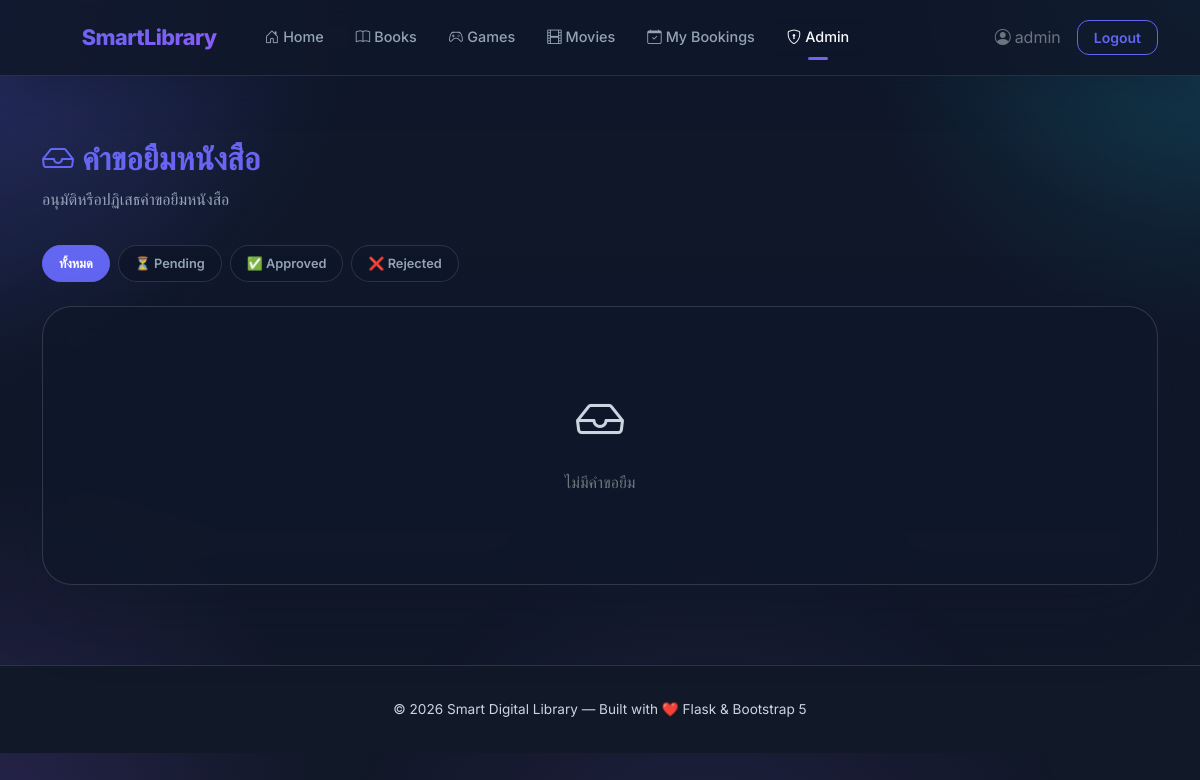
Before: /admin/borrows (signed in) with the older database file.
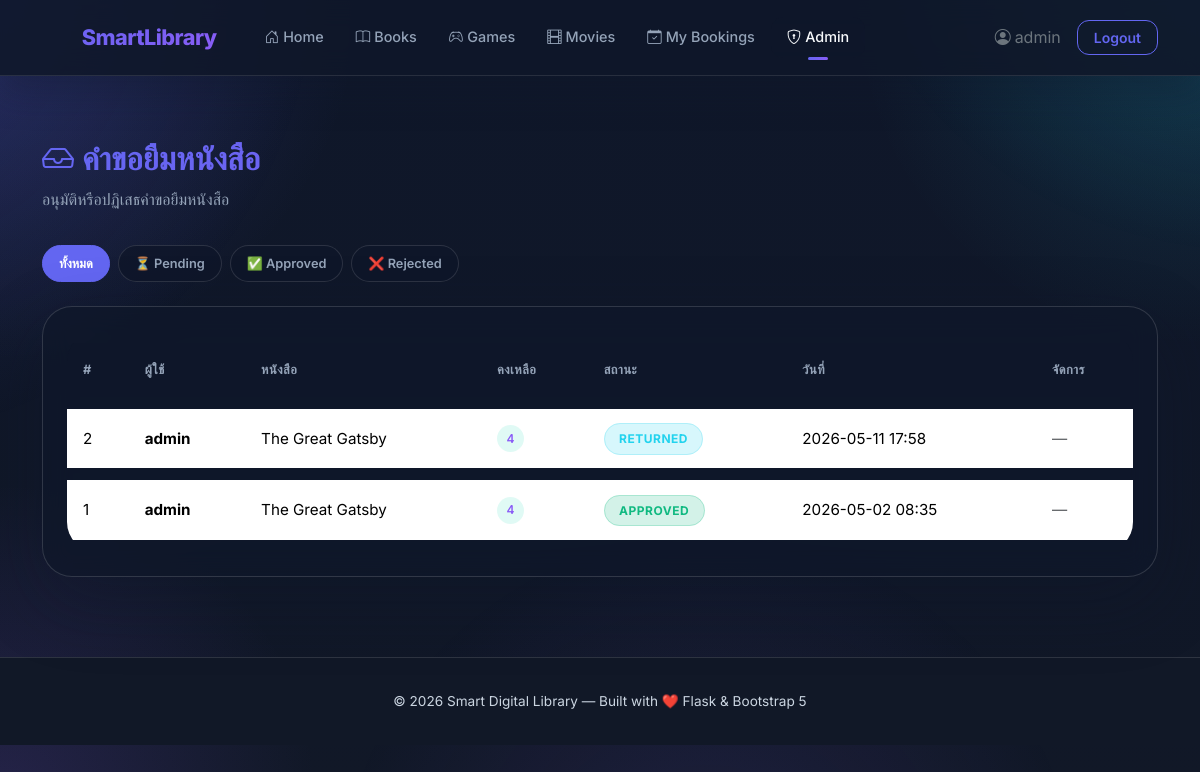
After: the same page with the newer database file.
### tables this page shows
CREATE TABLE borrow_requests (
            id INTEGER PRIMARY KEY AUTOINCREMENT,
            user_id INTEGER NOT NULL,
            book_id INTEGER NOT NULL,
            status TEXT NOT NULL DEFAULT 'pending',
            created_at DATETIME DEFAULT CURRENT_TIMESTAMP,
            updated_at DATETIME DEFAULT CURRENT_TIMESTAMP, borrow_days INTEGER DEFAULT 7, due_date DATETIME, return_requested INTEGER DEFAULT 0, returned_at DATETIME, approved_return INTEGER DEFAULT 0,
            FOREIGN KEY (user_id) REFERENCES users(id),
            FOREIGN KEY (book_id) REFERENCES books(id)
        );

CREATE TABLE users (
            id INTEGER PRIMARY KEY AUTOINCREMENT,
            username TEXT UNIQUE NOT NULL,
            email TEXT UNIQUE NOT NULL,
            password_hash TEXT NOT NULL,
            role TEXT NOT NULL DEFAULT 'user',
            created_at DATETIME DEFAULT CURRENT_TIMESTAMP
        );

CREATE TABLE books (
            id INTEGER PRIMARY KEY AUTOINCREMENT,
            title TEXT NOT NULL,
            author TEXT NOT NULL,
            category TEXT NOT NULL,
            description TEXT,
            cover_image TEXT,
            copies INTEGER NOT NULL DEFAULT 1,
            created_at DATETIME DEFAULT CURRENT_TIMESTAMP
        );

### blueprints/admin.py (the view)
@admin_bp.route('/borrows')
@admin_required
def borrow_requests():
    db = get_db()
    status_filter = request.args.get('status', '')
    query = '''SELECT br.*, u.username, b.title, b.copies FROM borrow_requests br
               JOIN users u ON u.id=br.user_id JOIN books b ON b.id=br.book_id'''
    params = []
    if status_filter:
        query += ' WHERE br.status=?'
        params.append(status_filter)
    query += ' ORDER BY br.created_at DESC'
    requests_list = db.execute(query, params).fetchall()
    return render_template('admin/borrow_requests.html', requests=requests_list, status_filter=status_filter)

### blueprints/admin.py (called while the page is built)
def get_db():
    if 'db' not in g:
        from flask import current_app
        g.db = sqlite3.connect(current_app.config['DATABASE'])
        g.db.row_factory = sqlite3.Row
        g.db.execute("PRAGMA foreign_keys = ON")
    return g.db

def admin_required(f):
    from functools import wraps
    @wraps(f)
    def decorated(*args, **kwargs):
        if 'user_id' not in session or session.get('role') != 'admin':
            flash('คุณไม่มีสิทธิ์เข้าถึง', 'danger')
            return redirect(url_for('auth.login'))
        return f(*args, **kwargs)
    return decorated

### templates/admin/borrow_requests.html (shortened to what this page needs)
{% extends "base.html" %}
{% block content %}
<div class="page-header">
    <h1><i class="bi bi-inbox me-2"></i>คำขอยืมหนังสือ</h1>
    <p>อนุมัติหรือปฏิเสธคำขอยืมหนังสือ</p>
</div>
<div class="filter-pills mb-4" style="justify-content:flex-start;">
    <a href="{{ url_for('admin.borrow_requests') }}" class="filter-pill {% if not status_filter %}active{% endif %}">ทั้งหมด</a>
    <a href="{{ url_for('admin.borrow_requests', status='pending') }}" class="filter-pill {% if status_filter == 'pending' %}active{% endif %}">⏳ Pending</a>
    <a href="{{ url_for('admin.borrow_requests', status='approved') }}" class="filter-pill {% if status_filter == 'approved' %}active{% endif %}">✅ Approved</a>
    <a href="{{ url_for('admin.borrow_requests', status='rejected') }}" class="filter-pill {% if status_filter == 'rejected' %}active{% endif %}">❌ Rejected</a>
</div>
<div class="glass-card">
    {% if requests %}
    <div class="table-responsive">
        <table class="table table-custom mb-0">
            <thead>
                <tr><th>#</th><th>ผู้ใช้</th><th>หนังสือ</th><th>คงเหลือ</th><th>สถานะ</th><th>วันที่</th><th>จัดการ</th></tr>
            </thead>
            <tbody>
            {% for req in requests %}
            <tr>
                <td>{{ req.id }}</td>
                <td><strong>{{ req.username }}</strong></td>
                <td>{{ req.title }}</td>
                <td><span class="copies-badge {% if req.copies > 0 %}copies-available{% else %}copies-unavailable{% endif %}">{{ req.copies }}</span></td>
                <td><span class="badge-status badge-{{ req.status }}">{{ req.status }}</span></td>
                <td>{{ req.created_at[:16] }}</td>
                <td>
                    {% if req.status == 'pending' %}
                    <form method="POST" action="{{ url_for('admin.approve_borrow', req_id=req.id) }}" class="d-inline">
                        <button type="submit" class="btn btn-secondary-custom btn-sm-custom me-1" title="อนุมัติ"><i class="bi bi-check-lg"></i></button>
                    </form>
                    <form method="POST" action="{{ url_for('admin.reject_borrow', req_id=req.id) }}" class="d-inline">
                        <button type="submit" class="btn btn-danger-custom btn-sm-custom" title="ปฏิเสธ"><i class="bi bi-x-lg"></i></button>
                    </form>
                    {% else %}
                    <span class="text-muted">—</span>
                    {% endif %}
                </td>
            </tr>
            {% endfor %}
            </tbody>
        </table>
    </div>
    {% else %}
    <div class="text-center py-5">
        <i class="bi bi-inbox" style="font-size:3rem;color:var(--text-muted);"></i>
        <p class="text-secondary mt-2">ไม่มีคำขอยืม</p>
    </div>
    {% endif %}
</div>
{% endblock %}

### templates/base.html (shortened to what this page needs)
<!DOCTYPE html>
<html lang="th">
<head>
    <link href="https://cdn.jsdelivr.net/npm/bootstrap@5.3.3/dist/css/bootstrap.min.css" rel="stylesheet">
    <link href="https://cdn.jsdelivr.net/npm/bootstrap-icons@1.11.3/font/bootstrap-icons.css" rel="stylesheet">
    <link href="{{ url_for('static', filename='css/style.css') }}" rel="stylesheet">
</head>
<body>
    <nav class="navbar navbar-expand-lg navbar-custom sticky-top">
        <div class="container">
            <a class="navbar-brand" href="{{ url_for('main.index') }}">
                <span class="brand-icon">📚</span> SmartLibrary
            </a>
            <div class="collapse navbar-collapse" id="navMain">
                <ul class="navbar-nav me-auto mb-2 mb-lg-0 ms-lg-3">
                    <li class="nav-item"><a class="nav-link {% if request.endpoint == 'index' %}active{% endif %}" href="{{ url_for('main.index') }}"><i class="bi bi-house-door me-1"></i>Home</a></li>
                    <li class="nav-item"><a class="nav-link {% if request.endpoint and 'books' in request.endpoint %}active{% endif %}" href="{{ url_for('books.list_books') }}"><i class="bi bi-book me-1"></i>Books</a></li>
                    <li class="nav-item"><a class="nav-link {% if request.endpoint and 'games' in request.endpoint %}active{% endif %}" href="{{ url_for('games.list_games') }}"><i class="bi bi-controller me-1"></i>Games</a></li>
                    <li class="nav-item"><a class="nav-link {% if request.endpoint and 'movies' in request.endpoint %}active{% endif %}" href="{{ url_for('movies.list_movies') }}"><i class="bi bi-film me-1"></i>Movies</a></li>
                    {% if current_user.is_authenticated %}
                    <li class="nav-item"><a class="nav-link {% if request.endpoint == 'my_bookings' %}active{% endif %}" href="{{ url_for('my_bookings') }}"><i class="bi bi-calendar-check me-1"></i>My Bookings</a></li>
                    {% endif %}
                    {% if current_user.is_admin %}
                    <li class="nav-item"><a class="nav-link {% if request.endpoint and 'admin' in request.endpoint %}active{% endif %}" href="{{ url_for('admin.dashboard') }}"><i class="bi bi-shield-lock me-1"></i>Admin</a></li>
                    {% endif %}
                </ul>
                <div class="d-flex align-items-center gap-2">
                    {% if current_user.is_authenticated %}
                    <span class="text-secondary me-2"><i class="bi bi-person-circle me-1"></i>{{ current_user.username }}</span>
                    <a href="{{ url_for('auth.logout') }}" class="btn nav-btn-outline btn-sm">Logout</a>
                    {% else %}
                    <a href="{{ url_for('auth.login') }}" class="btn nav-btn-outline btn-sm">Login</a>
                    <a href="{{ url_for('auth.register') }}" class="btn nav-btn btn-sm">Register</a>
                    {% endif %}
                </div>
            </div>
        </div>
    </nav>
    <main class="container py-3">
        {% block content %}{% endblock %}
    </main>
    <footer class="footer-custom">
        <div class="container">
            <p class="mb-0">© 2026 Smart Digital Library — Built with ❤️ Flask &amp; Bootstrap 5</p>
        </div>
    </footer>
</body>
</html>

Changed rows visible on the page:
added borrow_requests: id "2", username "admin", title "The Great Gatsby", copies "4", status "RETURNED", created_at "2026-05-11 17:58"
added borrow_requests: id "1", username "admin", title "The Great Gatsby", copies "4", status "APPROVED", created_at "2026-05-02 08:35"
Other visible differences:
text no longer shown: "ไม่มีคำขอยืม"
text now shown: "# ผู้ใช้ หนังสือ คงเหลือ สถานะ วันที่ จัดการ"
